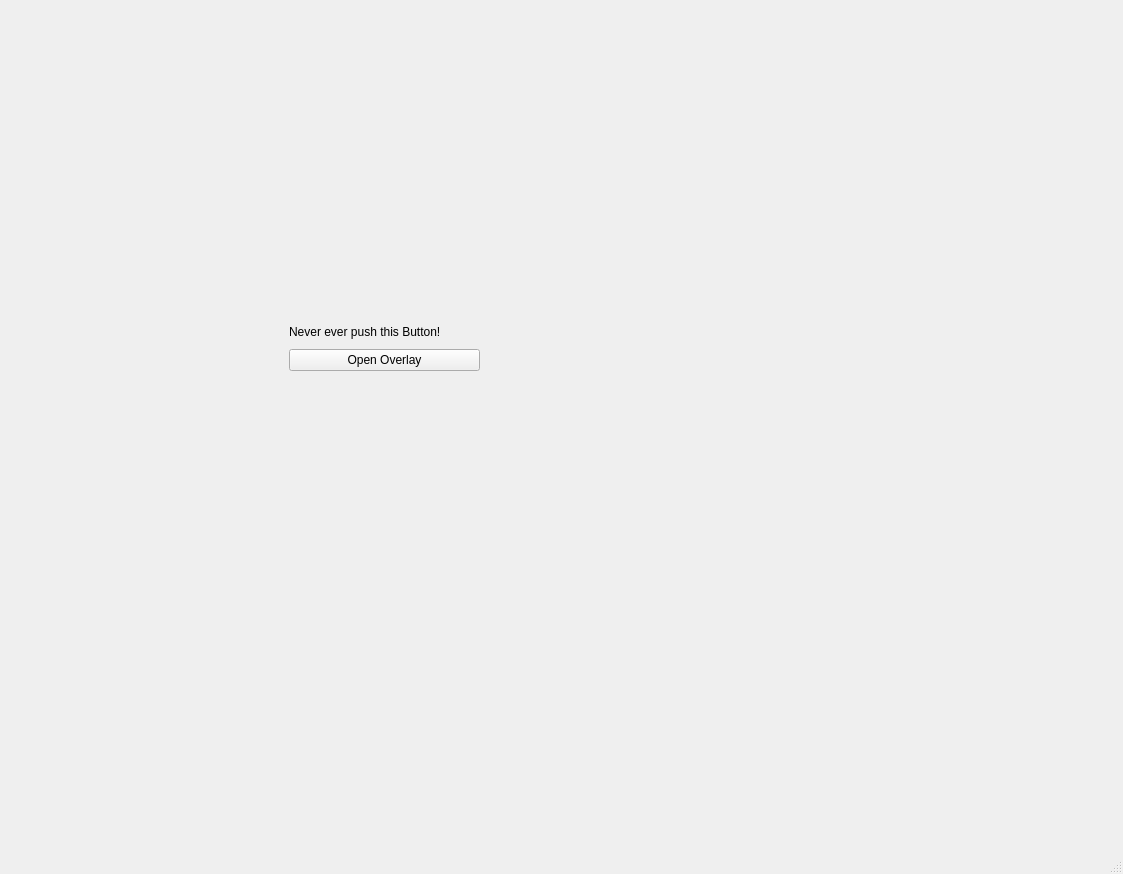
<?xml version="1.0" encoding="UTF-8"?>
<ui version="4.0">
 <class>MainWindow</class>
 <widget class="QMainWindow" name="MainWindow">
  <property name="geometry">
   <rect>
    <x>0</x>
    <y>0</y>
    <width>1123</width>
    <height>874</height>
   </rect>
  </property>
  <property name="windowTitle">
   <string>Meine Anwendung</string>
  </property>
  <widget class="QWidget" name="centralwidget">
   <widget class="QWidget" name="verticalLayoutWidget">
    <property name="geometry">
     <rect>
      <x>289</x>
      <y>320</y>
      <width>191</width>
      <height>51</height>
     </rect>
    </property>
    <layout class="QVBoxLayout" name="verticalLayout">
     <item>
      <widget class="QLabel" name="label">
       <property name="text">
        <string>Never ever push this Button!</string>
       </property>
      </widget>
     </item>
     <item>
      <widget class="QPushButton" name="pushButton">
       <property name="text">
        <string>Open Overlay</string>
       </property>
      </widget>
     </item>
    </layout>
   </widget>
  </widget>
  <widget class="QMenuBar" name="menubar">
   <property name="geometry">
    <rect>
     <x>0</x>
     <y>0</y>
     <width>1123</width>
     <height>33</height>
    </rect>
   </property>
  </widget>
  <widget class="QStatusBar" name="statusbar"/>
 </widget>
 <resources/>
 <connections/>
</ui>
